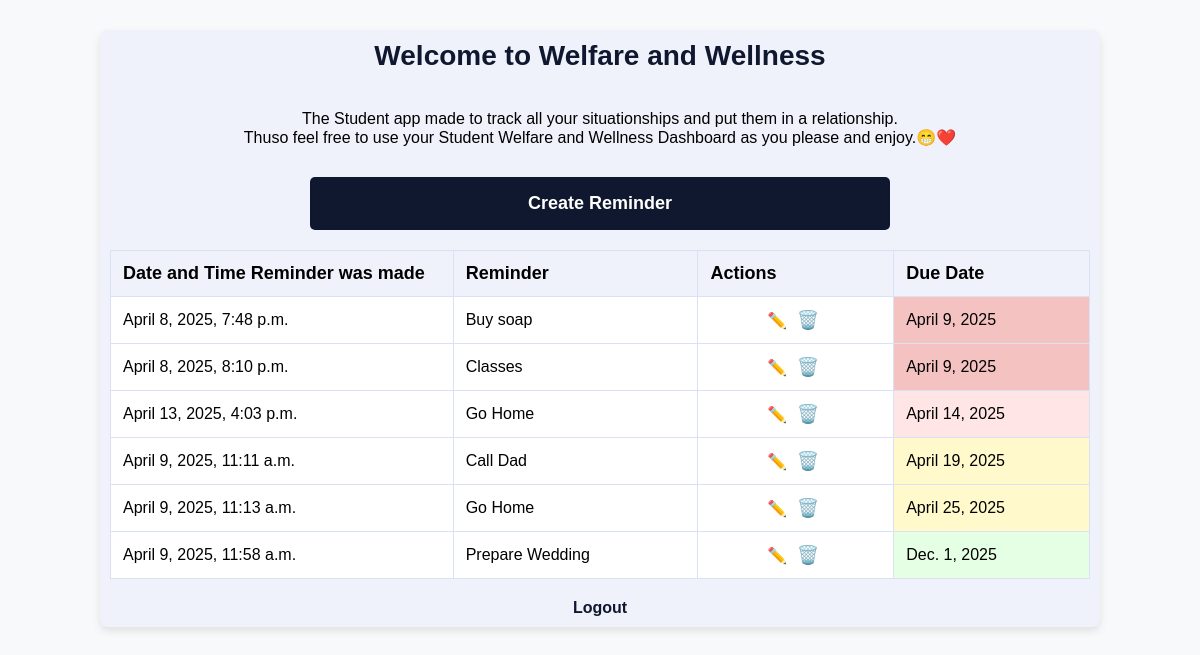
The app's page / (signed in) with its own data.
### base/models.py (models this page shows, shortened)
class Reminder(models.Model):
    user = models.ForeignKey(User, on_delete=models.CASCADE, null=True)
    title = models.CharField(max_length=200, default="")
    description = models.TextField(blank=True)
    created_at = models.DateTimeField(auto_now_add=True)
    due_date = models.DateField(default=date.today)

### base/views.py (the view)
# urls.py: path("", home, name="home"),
@login_required
def home(request):
    reminders = Reminder.objects.all()
    for reminder in reminders:
        today = timezone.now().date()
        due = reminder.due_date
        if due < today:
            days_overdue = (today - due).days
            if days_overdue > 7:
                reminder.delete()
                continue
            elif days_overdue <= 7:
                reminder.due_color = "overdue"
        else:
            days_left = (due - today).days
            if days_left <= 3:
                reminder.due_color = "urgent"
            elif 4 <= days_left <= 20:
                reminder.due_color = "warning"
            else:
                reminder.due_color = "safe"
    reminders = sorted(reminders, key=lambda x: x.due_date)
    context = {
        "reminders": reminders,
    }
    return render(request, "home.html", context)

### base/templates/home.html (shortened to what this page needs)
{% block content %}
<head>
</head>
    <body>
        <div class="shadow-wrap">
            <h1>Welcome to Welfare and Wellness</h1><br>
            {% if user.is_authenticated %}
                <center><p>The Student app made to track all your situationships and put them in a relationship.
                    <br>{{ user.username }} feel free to use your Student Welfare and Wellness Dashboard as you please and enjoy.😁❤️</p></center>
                <a href="{% url 'base:create_reminder' %}" class="create-reminder-btn">Create Reminder</a>
            {% endif %}
            <ul>
                {% if reminders %}
                    <table>
                        <thead>
                            <tr>
                                <th>Date and Time Reminder was made</th>
                                <th>Reminder</th>
                                <th>Actions</th>
                                <th>Due Date</th>
                            </tr>
                        </thead>
                        <tbody>
                            {% for reminder in reminders %}
                                <tr class="reminder-item">
                                    <td>{{ reminder.created_at }}</td>
                                    <td>
                                        <div class="reminder">
                                            {{ reminder.title }}
                                        </div>
                                    </td>
                                    <td style="text-align: center;">
                                        <a href="{% url 'base:edit_reminder' reminder.id %}">✏️</a>
                                        <form method="post" action="{% url 'base:delete_reminder' reminder.id %}" style="display:inline;" onsubmit="return confirm('Are you sure you want to delete this reminder?');">
                                          <button type="submit" class="delete-btn">🗑️</button>
                                        </form>
                                    </td>
                                    <td class="due-date {% if reminder.due_color %}{{ reminder.due_color }}{% endif %}"
                                        title="Due: {{ reminder.due_date }}">
                                        {{ reminder.due_date }}
                                    </td>
                                </tr>
                            {% endfor %}
                        </tbody>
                    </table>
                {% else %}
                    <p>No reminders yet.</p>
                {% endif %}
            </ul>
            <p><a href="{% url 'base:login' %}" class="logout-link">Logout</a></p>
        </div>
    </body>
{% endblock content %}

### base/templates/home.html (style rules this page uses)
table { width: 100%; border-collapse: collapse; margin-top: 20px; margin-bottom: 20px; border: 1px solid #DAE1F5; }
th:nth-child(1), td:nth-child(1) { width: 35%; }
th:nth-child(2), td:nth-child(2) { width: 25%; }
th:nth-child(3), td:nth-child(3) { width: 20%; }
th:nth-child(4), td:nth-child(4) { width: 20%; }
th, td { padding: 12px; text-align: left; border: 1px solid #DAE1F5; font-size: 16px; }
th { background-color: #F0F2FB; font-weight: bold; font-size: 18px; }
td { background-color: #fff; }
tbody tr:nth-child(even) { background-color: #f9f9f9; }
table td, table th { border-right: 1px solid #DAE1F5; }
table td:last-child, table th:last-child { border-right: none; }
.due-date.urgent { background-color: #ffe5e5; }
.due-date.warning { background-color: #fff9cc; }
.due-date.safe { background-color: #e5ffe5; }
.due-date.overdue { background-color: #f5c2c2; }
.reminder-item { position: relative; }
.reminder { position: relative; cursor: pointer; }
.edit-btn, .delete-btn { background: transparent; border: none; font-size: 18px; cursor: pointer; margin: 0 5px; text-decoration: none; }
.delete-btn { color: #e74c3c; }
* { padding: 0; margin: 0; box-sizing: border-box; font-family: 'Mulish', sans-serif; transition: 0.3s all ease-in-out; }
body { display: flex; justify-content: center; align-items: flex-start; min-height: 100vh; background-color: #f8f9fb; padding: 30px; }
.shadow-wrap { border-radius: 8px; padding: 10px; background-color: #F0F2FB; width: 200%; max-width: 1000px; box-shadow: 0px 4px 8px rgba(0, 0, 0, 0.1); }
h1 { text-align: center; color: #10182F; margin-bottom: 20px; font-size: 28px; }
a { color: #10182F; text-decoration: none; font-weight: 700; }
.create-reminder-btn { background: #10182F; color: #FFF; cursor: pointer; text-align: center; font-size: 18px; padding: 15px 60px; border-radius: 5px; border: 1px solid transparent; margin-top: 30px; font-weight: 700; display: block; margin-left: 200px; margin-right: 200px; }
.logout-link { color: #10182F; font-size: 16px; text-align: center; display: block; margin-top: 20px; text-decoration: none; }

### records on screen
Reminder: created_at "April 8, 2025, 7:48 p.m.", title "Buy soap", due_date "April 9, 2025"
Reminder: created_at "April 8, 2025, 8:10 p.m.", title "Classes", due_date "April 9, 2025"
Reminder: created_at "April 13, 2025, 4:03 p.m.", title "Go Home", due_date "April 14, 2025"
Reminder: created_at "April 9, 2025, 11:11 a.m.", title "Call Dad", due_date "April 19, 2025"
Reminder: created_at "April 9, 2025, 11:13 a.m.", title "Go Home", due_date "April 25, 2025"
Reminder: created_at "April 9, 2025, 11:58 a.m.", title "Prepare Wedding", due_date "Dec. 1, 2025"

### other values on screen
{{ user.username }} "Thuso"
